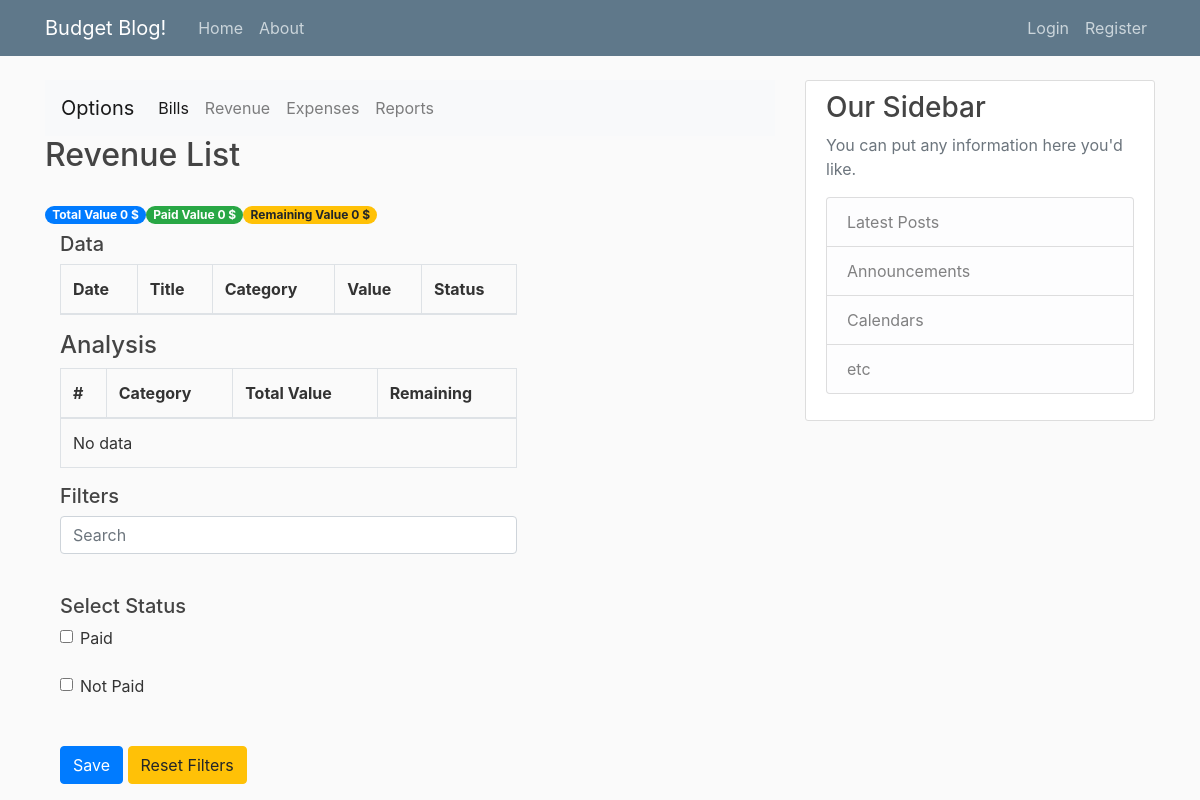
/payroll/, run on an earlier commit of the app's database.
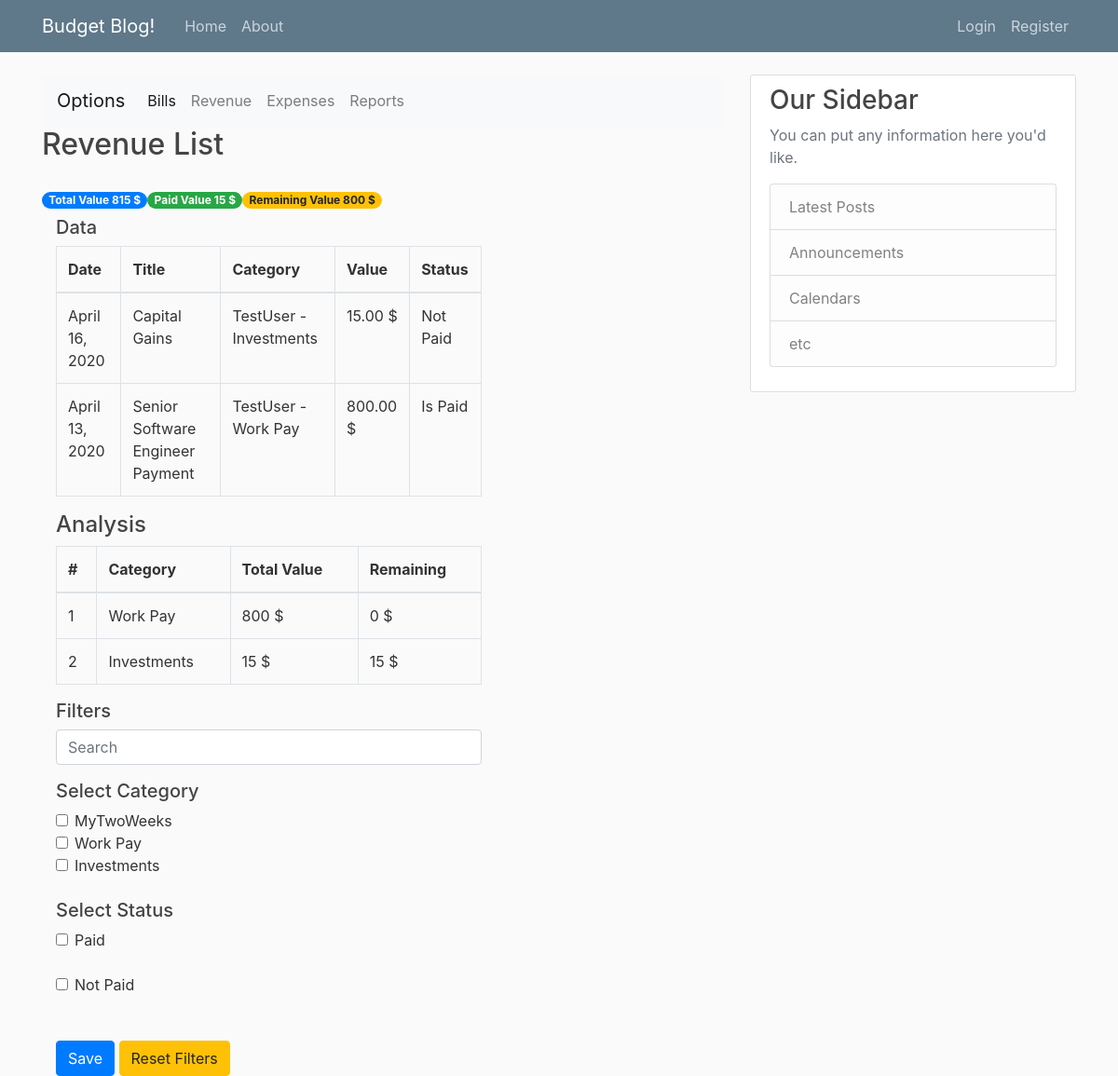
And on a later commit of the database.
### blog/models.py (models this page shows, shortened)
class DefaultExpenseModel(models.Model):
    title = models.CharField(max_length=100, blank=True, null=True)
    date_expired = models.DateField()
    final_value = models.DecimalField(default=0, decimal_places=2, max_digits=20)
    paid_value = models.DecimalField(default=0, decimal_places=2, max_digits=20)
    is_paid = models.BooleanField(default=False)
    payment_method = models.ForeignKey(PaymentMethod, null=True, on_delete=models.SET_NULL)
    objects = models.Manager()
    my_query = GeneralManager()
    class Meta:
        abstract = True
    def tag_final_value(self):
        return f'{self.final_value} {CURRENCY}'
    tag_final_value.short_description = 'Value'
    def tag_is_paid(self):
        return 'Is Paid' if self.is_paid else 'Not Paid'
    tag_is_paid.short_description = 'Paid'
    @staticmethod
    def analysis(queryset):
        total_value = queryset.aggregate(Sum('final_value'))['final_value__sum'] if queryset else 0
        paid_value = queryset.filter(is_paid=False).aggregate(Sum('final_value'))['final_value__sum']\
            if queryset.filter(is_paid=False) else 0
        diff = total_value - paid_value
        category_analysis = queryset.values('category__title').annotate(total_value=Sum('final_value'),
                                                                       remaining=Sum(F('final_value')-F('paid_value'))
                                                                       ).order_by('remaining')
        return [total_value, paid_value, diff, category_analysis]
    @staticmethod
    def filters_data(request, queryset):
        search_name = request.GET.get('search_name', None)
        cate_name = request.GET.getlist('cate_name', None)
        paid_name = request.GET.getlist('paid_name', None)
        person_name = request.GET.getlist('person_name', None)
        queryset = queryset.filter(title__icontains=search_name) if search_name else queryset
        queryset = queryset.filter(category__id__in=cate_name) if cate_name else queryset
        queryset = queryset.filter(is_paid=True) if 'paid' == paid_name else queryset.filter(is_paid=False)\
            if 'not_paid' == paid_name else queryset
        if person_name:
            try:
                queryset = queryset.filter(person__id__in=person_name)
            except:
                queryset = queryset
        return queryset

class Payroll(DefaultExpenseModel):
    person = models.ForeignKey(User, null=True, on_delete=models.SET_NULL, related_name='person_payroll')
    category = models.ForeignKey(PayrollCategory, null=True, on_delete=models.SET_NULL, related_name='category_payroll')
    class Meta:
        verbose_name_plural = '5. Payroll'
        ordering = ['-date_expired']
    def tag_category(self):
        return f'{self.person} - {self.category}'

class PayrollCategory(models.Model):
    title = models.CharField(unique=True, max_length=150)
    balance = models.DecimalField(default=0, max_digits=20, decimal_places=2)
    class Meta:
        verbose_name_plural = '3. Payroll Category'
    def __str__(self):
        return self.title
    def tag_balance(self):
        return f'{self.balance} {CURRENCY}'
    tag_balance.short_description = 'Value'

### blog/views.py (the view)
# urls.py: path('payroll/', PayrollListView.as_view(), name='payroll_view'),
class PayrollListView(ListView):
    model = Payroll
    template_name = 'blog/page_list.html'
    paginate_by = 100
    def get_queryset(self):
        queryset = Payroll.objects.all()
        queryset = Payroll.filters_data(self.request, queryset)
        return queryset
    def get_context_data(self, **kwargs):
        context = super(PayrollListView, self).get_context_data(**kwargs)
        page_title = 'Revenue List'
        categories = PayrollCategory.objects.all()
        persons = Person.objects.all()
        search_name, cate_name, paid_name, person_name = [self.request.GET.get('search_name', None),
                                                          self.request.GET.getlist('cate_name', None),
                                                          self.request.GET.getlist('paid_name', None),
                                                          self.request.GET.getlist('person_name', None)
                                                          ]
        total_value, paid_value, diff, category_analysis = Payroll.analysis(self.object_list)
        currency = CURRENCY
        context.update(locals())
        return context

### blog/templates/blog/page_list.html (shortened to what the changed rows need)
{% extends "blog/budget_view.html" %}
{% block container %}
    <div class="row">
        <h2 class="center">{{ page_title }}</h2>
    </div>
        <br>
    <div class="row">
        <label class="badge badge-pill badge-primary">Total Value {{ total_value }} {{ currency }}</label>
        <label class="badge badge-pill badge-success">Paid Value {{ paid_value }} {{ currency }}</label>
        <label class="badge badge-pill badge-warning">Remaining Value {{ diff }} {{ currency }}</label>
    </div>
    <div class="row">
        <div class="col-8">
            <table class="table table-bordered">
                <thead>
                    <tr>
                        <th>Date</th>
                        <th>Title</th>
                        <th>Category</th>
                        <th>Value</th>
                        <th>Status</th>
                    </tr>
                </thead>
                <tbody>
                    {% for order in object_list %}
                    <tr>
                        <td>{{ order.date_expired|date }}</td>
                        <td>{{ order.title }}</td>
                        <td>{{ order.tag_category }}</td>
                        <td>{{ order.tag_final_value }}</td>
                        <td>{{ order.tag_is_paid }}</td>
                    </tr>
                    {% empty %}
                        <tr></tr>
                    {% endfor %}
                </tbody>
            </table>
        </div>
        <div class="col-8">
            <table class="table table-bordered">
                <thead>
                    <tr>
                        <th>#</th>
                        <th>Category</th>
                        <th>Total Value</th>
                        <th>Remaining</th>
                    </tr>
                </thead>
                <tbody>
                    {% for category in category_analysis %}
                        <tr>
                            <td>{{ forloop.counter }}</td>
                            <td>{{ category.category__title }}</td>
                            <td>{{ category.total_value }} {{ currency }}</td>
                            <td>{{ category.remaining }} {{ currency }}</td>
                        </tr>
                    {% empty %}
                        <tr>
                            <td colspan="4">No data</td>
                        </tr>
                    {% endfor %}
                </tbody>
            </table>
            <form method="get">
                <div class="form-group">
                    <input class="form-control"
                           name="search_name"
                           {% if search_name %}
                            value="{{ search_name }}" placeholder="{{ search_name }}"
                           {% else %}
                            placeholder="Search"
                           {% endif %}
                    >
                </div>
                {% if categories %}
                    <h5>Select Category</h5>
                    {% for category in categories %}
                        <div class="form-check">
                            <input class="form-check-input"
                                   type="checkbox"
                                   name="cate_name"
                                   value="{{ category.id }}"
                                   id="cate_id_{{ category.id }}"
                            >
                            <label class="form-check-label" for="cate_id_{{ category.id }}">{{ category }}</label>
                        </div>
                    {% endfor %}
                {% endif %}
                <br>
                <h5>Select Status</h5>
                <div class="form-check">
                    <input class="form-check-input"
                           type="checkbox"
                           name="paid_name"
                           value="paid"
                           id="paid_"
                    >
                    <label class="form-check-label" for="paid_">Paid</label>
                </div>
                <br>
                <div class="form-check">
                    <input class="form-check-input"
                           type="checkbox"
                           name="paid_name"
                           value="not_paid"
                           id="not_paid_"
                    >
                    <label class="form-check-label" for="not_paid_">Not Paid</label>
                </div>
                <br> <br>
                <button type="submit" class="btn btn-primary">Save</button>
                <a href="{{ request.path }}" class="btn btn-warning">Reset Filters</a>
            </form>
        </div>
    </div>
{% endblock %}

What changed in the data, as far as the page shows it:
added Payroll: date_expired "April 16, 2020", title "Capital Gains", tag_category "TestUser - Investments", tag_final_value "15.00 $", tag_is_paid "Not Paid"
added Payroll: date_expired "April 13, 2020", title "Senior Software Engineer Payment", tag_category "TestUser - Work Pay", tag_final_value "800.00 $", tag_is_paid "Is Paid"
added PayrollCategory: category__title "Work Pay", total_value "800", currency "$", remaining "0", title "Work Pay"
added PayrollCategory: category__title "Investments", total_value "15", currency "$", remaining "15", title "Investments"
added PayrollCategory: title "MyTwoWeeks", shown under "Select Category"
Also different on the page:
{{ total_value }}: "0" → "815"
{{ paid_value }}: "0" → "15"
{{ diff }}: "0" → "800"
text no longer shown: "No data"
text now shown: "Select Category"
